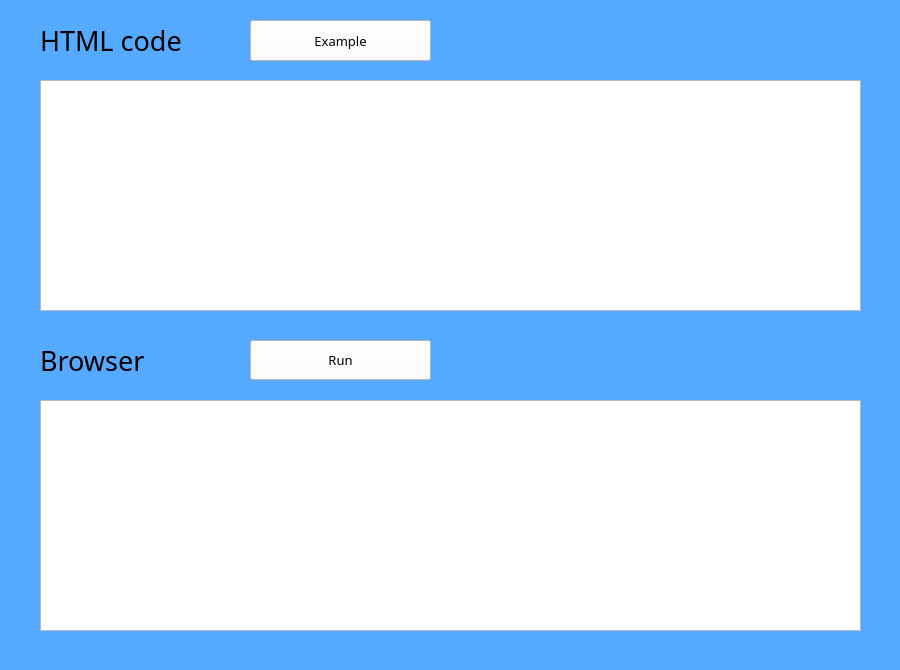
<?xml version="1.0" encoding="UTF-8"?>
<ui version="4.0">
 <class>MainWindow</class>
 <widget class="QMainWindow" name="MainWindow">
  <property name="geometry">
   <rect>
    <x>0</x>
    <y>0</y>
    <width>900</width>
    <height>670</height>
   </rect>
  </property>
  <property name="sizePolicy">
   <sizepolicy hsizetype="Preferred" vsizetype="Preferred">
    <horstretch>0</horstretch>
    <verstretch>0</verstretch>
   </sizepolicy>
  </property>
  <property name="minimumSize">
   <size>
    <width>900</width>
    <height>670</height>
   </size>
  </property>
  <property name="maximumSize">
   <size>
    <width>900</width>
    <height>670</height>
   </size>
  </property>
  <property name="palette">
   <palette>
    <active>
     <colorrole role="Base">
      <brush brushstyle="SolidPattern">
       <color alpha="255">
        <red>255</red>
        <green>255</green>
        <blue>255</blue>
       </color>
      </brush>
     </colorrole>
     <colorrole role="Window">
      <brush brushstyle="SolidPattern">
       <color alpha="255">
        <red>85</red>
        <green>170</green>
        <blue>255</blue>
       </color>
      </brush>
     </colorrole>
    </active>
    <inactive>
     <colorrole role="Base">
      <brush brushstyle="SolidPattern">
       <color alpha="255">
        <red>255</red>
        <green>255</green>
        <blue>255</blue>
       </color>
      </brush>
     </colorrole>
     <colorrole role="Window">
      <brush brushstyle="SolidPattern">
       <color alpha="255">
        <red>85</red>
        <green>170</green>
        <blue>255</blue>
       </color>
      </brush>
     </colorrole>
    </inactive>
    <disabled>
     <colorrole role="Base">
      <brush brushstyle="SolidPattern">
       <color alpha="255">
        <red>85</red>
        <green>170</green>
        <blue>255</blue>
       </color>
      </brush>
     </colorrole>
     <colorrole role="Window">
      <brush brushstyle="SolidPattern">
       <color alpha="255">
        <red>85</red>
        <green>170</green>
        <blue>255</blue>
       </color>
      </brush>
     </colorrole>
    </disabled>
   </palette>
  </property>
  <property name="windowTitle">
   <string>Html editor</string>
  </property>
  <property name="autoFillBackground">
   <bool>true</bool>
  </property>
  <widget class="QWidget" name="centralwidget">
   <widget class="QTextBrowser" name="textBrowser">
    <property name="geometry">
     <rect>
      <x>40</x>
      <y>400</y>
      <width>821</width>
      <height>231</height>
     </rect>
    </property>
    <property name="cursor" stdset="0">
     <cursorShape>IBeamCursor</cursorShape>
    </property>
    <property name="styleSheet">
     <string notr="true">border-color: rgb(0, 0, 0);</string>
    </property>
    <property name="readOnly">
     <bool>false</bool>
    </property>
   </widget>
   <widget class="QPlainTextEdit" name="plainTextEdit">
    <property name="geometry">
     <rect>
      <x>40</x>
      <y>80</y>
      <width>821</width>
      <height>231</height>
     </rect>
    </property>
    <property name="sizePolicy">
     <sizepolicy hsizetype="Expanding" vsizetype="Expanding">
      <horstretch>0</horstretch>
      <verstretch>0</verstretch>
     </sizepolicy>
    </property>
    <property name="cursor" stdset="0">
     <cursorShape>IBeamCursor</cursorShape>
    </property>
    <property name="autoFillBackground">
     <bool>false</bool>
    </property>
    <property name="styleSheet">
     <string notr="true">border-color: rgb(0, 0, 0);</string>
    </property>
   </widget>
   <widget class="QLabel" name="label">
    <property name="geometry">
     <rect>
      <x>40</x>
      <y>20</y>
      <width>191</width>
      <height>41</height>
     </rect>
    </property>
    <property name="font">
     <font>
      <family>Lucida Fax</family>
      <pointsize>20</pointsize>
     </font>
    </property>
    <property name="text">
     <string>HTML code</string>
    </property>
   </widget>
   <widget class="QLabel" name="label_2">
    <property name="enabled">
     <bool>true</bool>
    </property>
    <property name="geometry">
     <rect>
      <x>40</x>
      <y>340</y>
      <width>181</width>
      <height>41</height>
     </rect>
    </property>
    <property name="font">
     <font>
      <family>Lucida Fax</family>
      <pointsize>20</pointsize>
     </font>
    </property>
    <property name="text">
     <string>Browser</string>
    </property>
    <property name="wordWrap">
     <bool>false</bool>
    </property>
    <property name="margin">
     <number>0</number>
    </property>
   </widget>
   <widget class="QPushButton" name="pushButton">
    <property name="geometry">
     <rect>
      <x>250</x>
      <y>20</y>
      <width>181</width>
      <height>41</height>
     </rect>
    </property>
    <property name="font">
     <font>
      <family>Lucida Fax</family>
      <pointsize>10</pointsize>
     </font>
    </property>
    <property name="cursor">
     <cursorShape>PointingHandCursor</cursorShape>
    </property>
    <property name="autoFillBackground">
     <bool>false</bool>
    </property>
    <property name="styleSheet">
     <string notr="true">background-color: rgb(255, 255, 255);</string>
    </property>
    <property name="text">
     <string>Example</string>
    </property>
   </widget>
   <widget class="QPushButton" name="pushButton_2">
    <property name="geometry">
     <rect>
      <x>250</x>
      <y>340</y>
      <width>181</width>
      <height>40</height>
     </rect>
    </property>
    <property name="font">
     <font>
      <family>Lucida Fax</family>
      <pointsize>10</pointsize>
     </font>
    </property>
    <property name="cursor">
     <cursorShape>PointingHandCursor</cursorShape>
    </property>
    <property name="autoFillBackground">
     <bool>false</bool>
    </property>
    <property name="styleSheet">
     <string notr="true">background-color: rgb(255, 255, 255);</string>
    </property>
    <property name="text">
     <string>Run</string>
    </property>
   </widget>
  </widget>
 </widget>
 <resources/>
 <connections/>
</ui>
